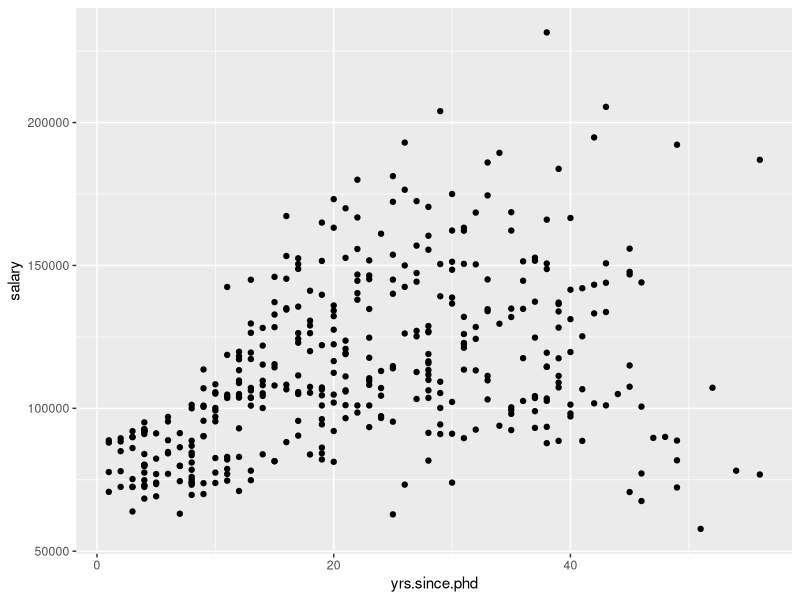

R code for this plot:
## This exercise demonstrates the base functionality of ggplot2, namely
## aesthetics - typified by the aes() function call within ggplot()

# import ggplot2
library(ggplot2)

# bring in the data
setwd("~/Data")
frame <- readr::read_csv("DataSet-ProfSalaries.csv") # using readr
# instead of base as used in book, because it brings in tibble

# view the beginning of the frame
head(frame, n = 10)

# create a ggplot object (note no plot, only grid and axes)
ggplot(
  data = frame,
  aes(x = yrs.since.phd, y = salary)) +
  geom_point()
